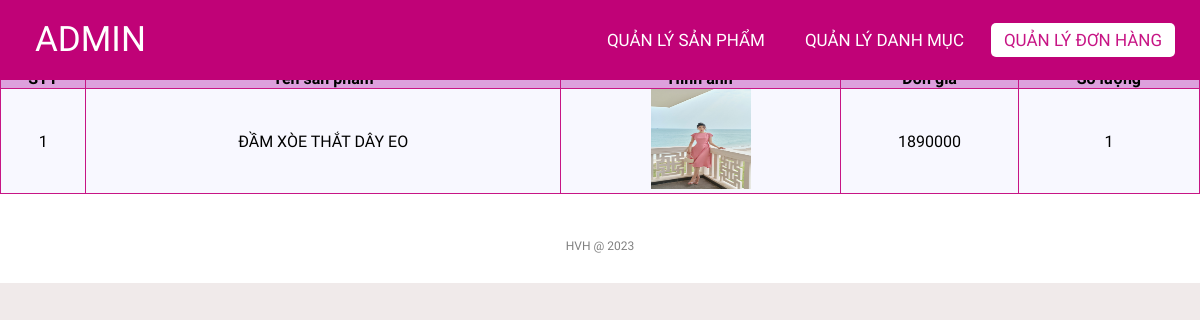
The page /admin/orderlistdetail.php?orderId=42 (signed in) on the database its author committed.
### tables this page shows
CREATE TABLE `order_details` (
  `id` int(11) NOT NULL,
  `orderId` int(11) NOT NULL,
  `productId` int(11) NOT NULL,
  `qty` int(11) NOT NULL,
  `productPrice` decimal(10,0) NOT NULL,
  `productName` varchar(100) NOT NULL,
  `productImage` varchar(50) NOT NULL
);

### classes/order.php (called while the page is built, shortened)
<?php
$filepath = realpath(dirname(__FILE__));
include_once($filepath . '/../lib/database.php');
?>
<?php
class order
{
    private $db;
    public function __construct()
    {
        $this->db = new Database();
    }
    public function getById($id)
    {
        $query = "SELECT * FROM orders WHERE id = '$id' ";
        $mysqli_result = $this->db->select($query);
        if ($mysqli_result) {
            $result = mysqli_fetch_all($this->db->select($query), MYSQLI_ASSOC)[0];
            return $result;
        }
        return false;
    }
}
?>

### lib/database.php (called while the page is built, shortened)
<?php
class Database extends PDO
{
  public $host   = DB_HOST;
  public $user   = DB_USER;
  public $pass   = DB_PASS;
  public $dbname = DB_NAME;
  public $link;
  private function connectDB()
  {
    $this->link = new mysqli(
      $this->host,
      $this->user,
      $this->pass,
      $this->dbname
    );
  }
  public function select($query)
  {
    $result = $this->link->query($query);
    if ($result->num_rows > 0) {
      return $result;
    } else {
      return false;
    }
  }
}

### classes/orderDetails.php (called while the page is built, shortened)
<?php
$filepath = realpath(dirname(__FILE__));
include_once($filepath . '/../lib/database.php');
?>
<?php
class orderDetails
{
    private $db;
    public function __construct()
    {
        $this->db = new Database();
    }
    public function getOrderDetails($orderId)
    {
        $query = "SELECT * FROM order_details WHERE orderId = $orderId ";
        $mysqli_result = $this->db->select($query);
        if ($mysqli_result) {
            $result = mysqli_fetch_all($this->db->select($query), MYSQLI_ASSOC);
            return $result;
        }
        return false;
    }
}
?>

### admin/orderlistdetail.php (the view, shortened to what this page needs)
<?php
include '../classes/orderDetails.php';
include '../classes/order.php';
$orderDetails = new orderDetails();
$result = $orderDetails->getOrderDetails($_GET['orderId']);
$order = new order();
$order_result = $order->getById($result[0]['orderId']);
?>
<!DOCTYPE html>
<html lang="en">
<head>
    <link rel="stylesheet" href="css/style.css">
    <link rel="stylesheet" href="https://cdnjs.cloudflare.com/ajax/libs/font-awesome/5.15.4/css/all.min.css">
</head>
<body>
    <nav>
        <label class="logo">ADMIN</label>
        <ul>
            <li><a href="productlist.php">Quản lý Sản phẩm</a></li>
            <li><a href="categoriesList.php">Quản lý Danh mục</a></li>
            <li><a href="orderlist.php" class="active">Quản lý Đơn hàng</a></li>
        </ul>
    </nav>
    <div class="title">
        <h1>Chi tiết đơn đặt hàng <?= $order_result['id'] ?></h1>
    </div>
    <div class="container">
        <?php
        if ($result) { ?>
            <table class="list">
                <tr>
                    <th>STT</th>
                    <th>Tên sản phẩm</th>
                    <th>Hình ảnh</th>
                    <th>Đơn giá</th>
                    <th>Số lượng</th>
                </tr>
                <?php $count = 1;
                foreach ($result as $key => $value) { ?>
                    <tr>
                        <td><?= $count++ ?></td>
                        <td><?= $value['productName'] ?></td>
                        <td><img class="image-cart" src="uploads/<?= $value['productImage'] ?>" alt=""></td>
                        <td><?= $value['productPrice'] ?></td>
                        <td><?= $value['qty'] ?></td>
                    </tr>
                <?php }
                ?>
            </table>
        <?php } else { ?>
            <h3>Chưa có đơn hàng nào đang xử lý</h3>
        <?php }
        ?>
    </div>
    <footer>
        <p class="copyright">HVH @ 2023</p>
    </footer>
</body>
</html>

### admin/css/style.css (style rules this page uses)
* { padding: 0; margin: 0; text-decoration: none; list-style: none; box-sizing: border-box; }
body { font-family: Mitr; background: rgb(240, 234, 234); }
nav { top: 0; position: fixed; background: #c00277; height: 80px; width: 100%; }
label.logo { color: white; font-size: 35px; line-height: 80px; padding: 0 35px; }
nav ul { float: right; margin-right: 20px; }
nav ul li { display: inline-block; line-height: 80px; margin: 0 5px; }
nav ul li a { color: white; font-size: 17px; padding: 7px 13px; border-radius: 3px; text-transform: uppercase; border-radius: 5px; transition: 0.5s; }
.active, a:hover { background-color: white; color: mediumvioletred; }
.container { margin-top: 30px; height: auto; }
.title { background-color: white; }
footer { padding: 30px 0; background-color:white; }
footer .copyright { margin-top: 15px; text-align: center; font-size: 12px; color: gray; }
.list { width: 100%; background-color: ghostwhite; padding: 10px; border-collapse: collapse; }
.image-cart { height: 100px; width: 100px; }
th { background-color: plum; border: 1px solid mediumvioletred; }
td { border: 1px solid mediumvioletred; text-align: center; }

### rows shown on the page
order_details: productName "ĐẦM XÒE THẮT DÂY EO", productImage (picture), productPrice "1890000", qty "1"
